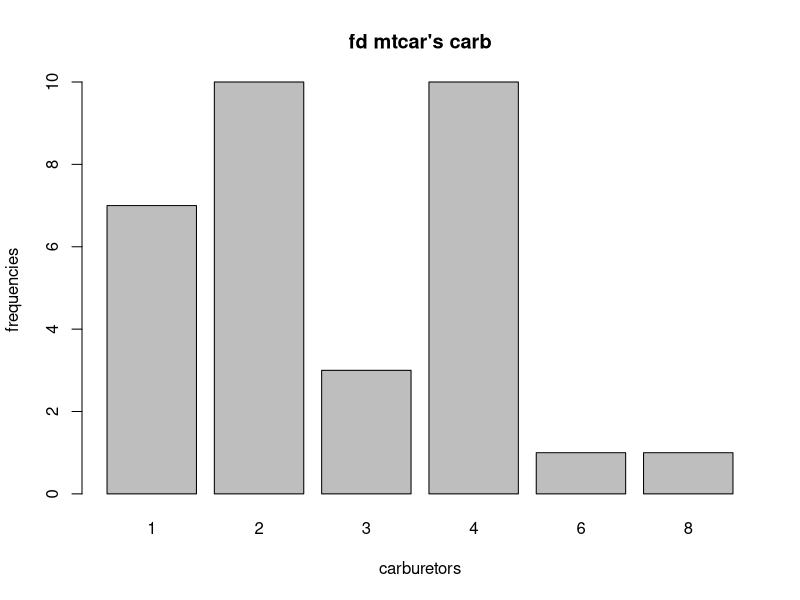
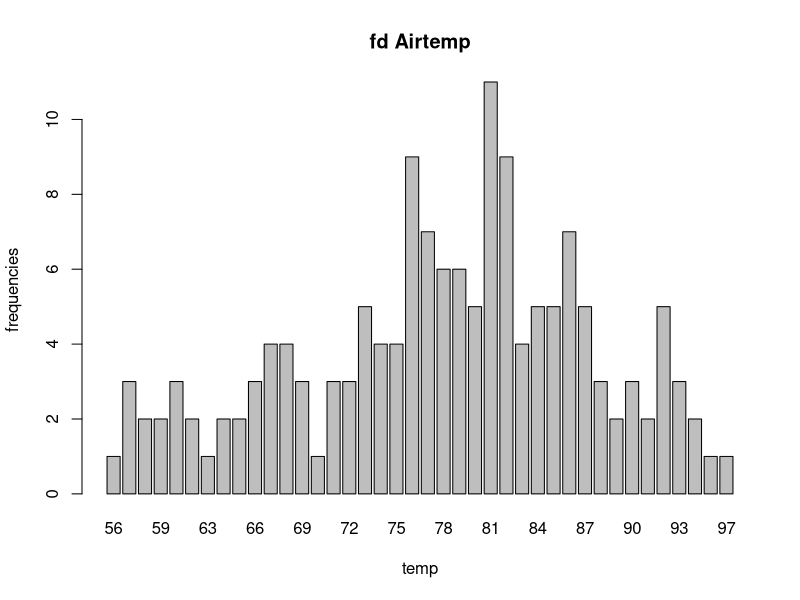
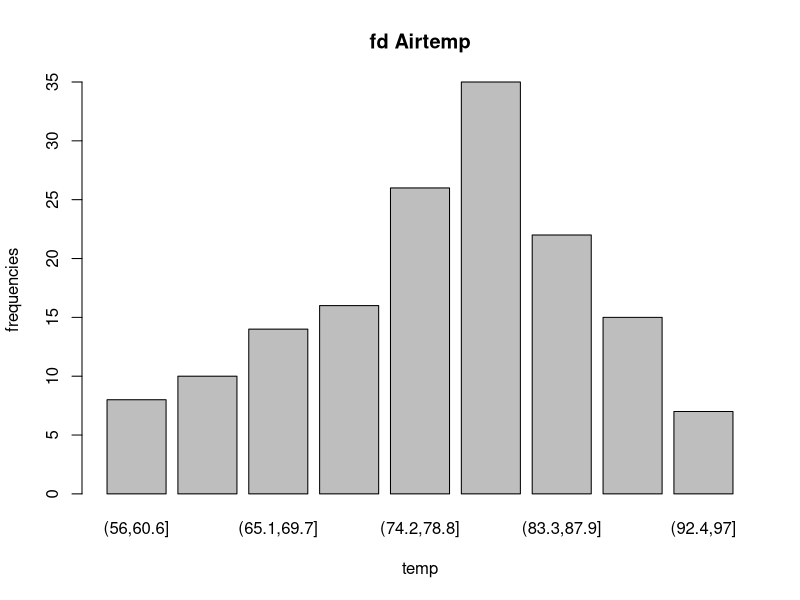

Here is the R script that generated these plots, in order:
#write a R program to compute data of frequency distributions of MTcars.

u1 <-unique(mtcars$carb)
u1
t1 <-table(mtcars$carb)
t1
barplot(t1,xlab = "carburetors",ylab = "frequencies", main = "fd mtcar's carb")

u2 <-unique(airquality$Temp)
u2
t2<-table(airquality$Temp)
t2
barplot(t2,xlab = "temp",ylab = "frequencies", main = "fd Airtemp")

t3 <-table(cut(airquality$Temp,9))
barplot(t3,xlab = "temp",ylab = "frequencies", main = "fd Airtemp")
